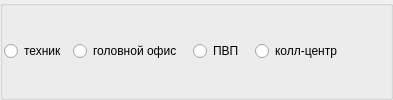
           <widget class="QGroupBox" name="groupBox">
            <property name="minimumSize">
             <size>
              <width>200</width>
              <height>0</height>
             </size>
            </property>
            <layout class="QHBoxLayout" name="horizontalLayout_6" stretch="0,0,0,0,0">
             <property name="spacing">
              <number>1</number>
             </property>
             <property name="leftMargin">
              <number>1</number>
             </property>
             <property name="topMargin">
              <number>1</number>
             </property>
             <property name="rightMargin">
              <number>1</number>
             </property>
             <property name="bottomMargin">
              <number>1</number>
             </property>
             <item>
              <widget class="QRadioButton" name="rb_tech">
               <property name="font">
                <font>
                 <weight>50</weight>
                 <bold>false</bold>
                </font>
               </property>
               <property name="text">
                <string>техник  </string>
               </property>
              </widget>
             </item>
             <item>
              <widget class="QRadioButton" name="rb_head">
               <property name="font">
                <font>
                 <weight>50</weight>
                 <bold>false</bold>
                </font>
               </property>
               <property name="text">
                <string>головной офис   </string>
               </property>
              </widget>
             </item>
             <item>
              <widget class="QRadioButton" name="rb_locl">
               <property name="font">
                <font>
                 <weight>50</weight>
                 <bold>false</bold>
                </font>
               </property>
               <property name="text">
                <string>ПВП   </string>
               </property>
              </widget>
             </item>
             <item>
              <widget class="QRadioButton" name="rb_call">
               <property name="font">
                <font>
                 <weight>50</weight>
                 <bold>false</bold>
                </font>
               </property>
               <property name="text">
                <string>колл-центр  </string>
               </property>
              </widget>
             </item>
             <item>
              <spacer name="horizontalSpacer_7">
               <property name="orientation">
                <enum>Qt::Horizontal</enum>
               </property>
               <property name="sizeHint" stdset="0">
                <size>
                 <width>40</width>
                 <height>20</height>
                </size>
               </property>
              </spacer>
             </item>
            </layout>
           </widget>
